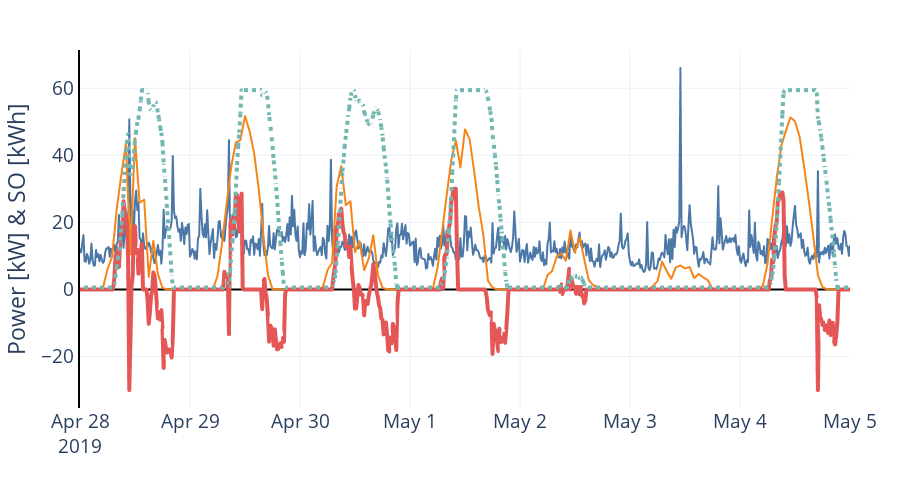

The cell this chart's notebook holds for it:
### Code cell
fig = px.line(graph.loc[start:end, :],
              y=["community_kW", "pv_1kw", "storage", "soc"])
fig.data[2].update(line_width=4)
fig.data[3].update(line_width=4, line_dash="dot")
fig.update_layout(
    layout,
    height=500,
    width=900,
    showlegend=False,
    xaxis_title="",
    yaxis_title="Power [kW] & SO [kWh]",
    yaxis_showline=True, yaxis_linewidth=2, yaxis_linecolor='black',
    xaxis_showline=False, xaxis_linewidth=2, xaxis_linecolor='black',
    xaxis_tickangle=0)
fig.show()

### Figure 1 — Plotly figure (JSON) as saved in the notebook; plotly's stock layout.template omitted (floating-point values rounded to 4 significant figures; data arrays with more than 128 entries replaced by an {"elided": "..."} marker saying what was removed)
{"data": [{"hovertemplate": "variable=community_kW<br>Index=%{x}<br>value=%{y}<extra></extra>", "legendgroup": "community_kW", "line": {"color": "#4C78A8", "dash": "solid"}, "marker": {"symbol": "circle"}, "mode": "lines", "name": "community_kW", "showlegend": true, "type": "scattergl", "x": {"elided": "673 str values"}, "xaxis": "x", "y": {"elided": "673 float values"}, "yaxis": "y"}, {"hovertemplate": "variable=pv_1kw<br>Index=%{x}<br>value=%{y}<extra></extra>", "legendgroup": "pv_1kw", "line": {"color": "#F58518", "dash": "solid"}, "marker": {"symbol": "circle"}, "mode": "lines", "name": "pv_1kw", "showlegend": true, "type": "scattergl", "x": {"elided": "673 str values"}, "xaxis": "x", "y": {"elided": "673 float values"}, "yaxis": "y"}, {"hovertemplate": "variable=storage<br>Index=%{x}<br>value=%{y}<extra></extra>", "legendgroup": "storage", "line": {"color": "#E45756", "dash": "solid", "width": 4}, "marker": {"symbol": "circle"}, "mode": "lines", "name": "storage", "showlegend": true, "type": "scattergl", "x": {"elided": "673 str values"}, "xaxis": "x", "y": {"elided": "673 float values"}, "yaxis": "y"}, {"hovertemplate": "variable=soc<br>Index=%{x}<br>value=%{y}<extra></extra>", "legendgroup": "soc", "line": {"color": "#72B7B2", "dash": "dot", "width": 4}, "marker": {"symbol": "circle"}, "mode": "lines", "name": "soc", "showlegend": true, "type": "scattergl", "x": {"elided": "673 str values"}, "xaxis": "x", "y": {"elided": "673 float values"}, "yaxis": "y"}], "layout": {"font": {"size": 19}, "height": 500, "legend": {"title": {"text": "variable"}, "tracegroupgap": 0}, "margin": {"b": 10, "l": 20, "r": 50, "t": 50}, "showlegend": false, "width": 900, "xaxis": {"anchor": "y", "autorange": true, "domain": [0, 1], "linecolor": "black", "linewidth": 2, "range": ["2019-04-28", "2019-05-05"], "showline": false, "tickangle": 0, "title": {"text": ""}, "type": "date", "zerolinecolor": "black", "zerolinewidth": 2}, "yaxis": {"anchor": "x", "autorange": true, "domain": [0, 1], "linecolor": "black", "linewidth": 2, "range": [-35.33, 71.36], "showline": true, "title": {"text": "Power [kW] & SO [kWh]"}, "type": "linear", "zerolinecolor": "black", "zerolinewidth": 2}}}
